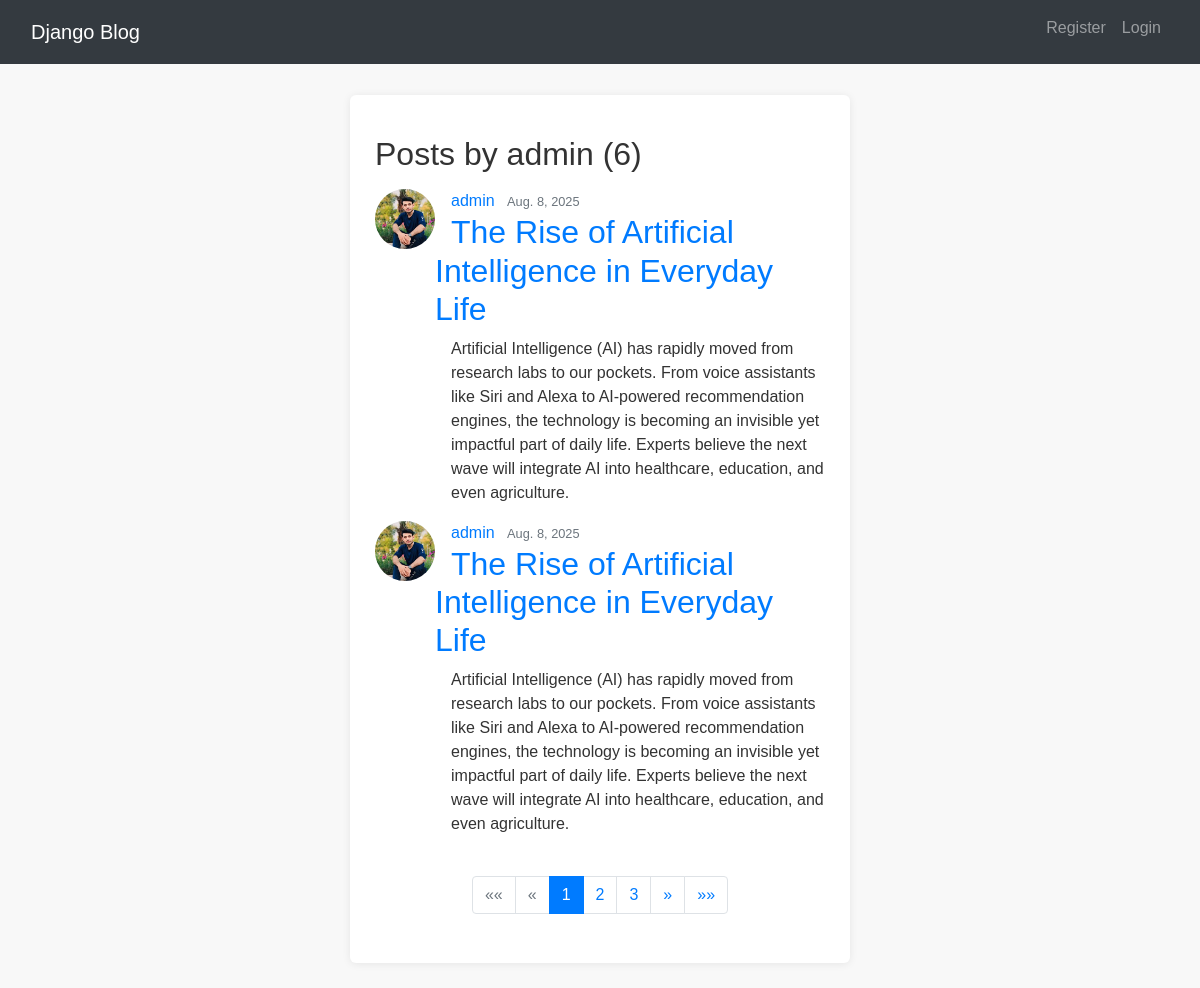
Screenshot of /user/admin with the database file from the repository.
### blog/models.py (models this page shows, shortened)
class post(models.Model):
    title = models.CharField(max_length=200)
    content = models.TextField()
    date_posted = models.DateField(default = timezone.now)
    auther = models.ForeignKey(User, on_delete=models.CASCADE)

### users/models.py (models this page shows, shortened)
class Profile(models.Model):
    user = models.OneToOneField(User,on_delete=models.CASCADE)
    image = models.ImageField(upload_to='profile_pics', default='default.jpg')

### blog/views.py (the view)
# urls.py: path("user/<str:username>",UserPostListView.as_view(), name = "user-posts"),
class UserPostListView(ListView):
    model = post
    template_name = 'blog/user_posts.html'
    context_object_name = 'posts'
    paginate_by = 2
    def get_queryset(self):
        user = get_object_or_404(User, username=self.kwargs.get('username'))
        return post.objects.filter(auther = user).order_by('-date_posted')

### blog/templates/blog/user_posts.html (shortened to what this page needs)
{% extends "blog/base.html" %}
{% block content %}
    <h2 class="mb-3"> Posts by {{ view.kwargs.username}} ({{ page_obj.paginator.count}})</h2>
     {% for post in posts %}
        <article class="media content-section">
            <img class="rounded-circle article-img" style="width: 60px; height: 60px; object-fit: cover;" src="{{ post.auther.profile.image.url }}">
            <div class="media-body">
                <div class="article-metadata">
                    <a class="mr-2 ms-3" href="{% url 'user-posts' post.auther.username %}">{{ post.auther }}</a>
                    <small class="text-muted">{{ post.date_posted }}</small>
                </div>
                <h2><a class="article-title ms-3" href="{% url 'post-detail' post.id %}"> {{ post.title }} </a></h2>
                <p class="article-content ms-3">{{ post.content }}</p>
            </div>
        </article>
    {% endfor %}
    {% if is_paginated %}
    <nav aria-label="Page navigation" class="my-4">
        <ul class="pagination justify-content-center">
            {% if page_obj.has_previous %}
                <li class="page-item">
                    <a class="page-link" href="?page=1" aria-label="First">
                        <span aria-hidden="true">&laquo;&laquo;</span>
                    </a>
                </li>
                <li class="page-item">
                    <a class="page-link" href="?page={{ page_obj.previous_page_number }}" aria-label="Previous">
                        <span aria-hidden="true">&laquo;</span>
                    </a>
                </li>
            {% else %}
                <li class="page-item disabled">
                    <span class="page-link">&laquo;&laquo;</span>
                </li>
                <li class="page-item disabled">
                    <span class="page-link">&laquo;</span>
                </li>
            {% endif %}
            {% for num in page_obj.paginator.page_range %}
                {% if page_obj.number == num %}
                    <li class="page-item active" aria-current="page">
                        <span class="page-link">{{ num }}</span>
                    </li>
                {% elif num > page_obj.number|add:"-3" and num < page_obj.number|add:"3" %}
                    <li class="page-item">
                        <a class="page-link" href="?page={{ num }}">{{ num }}</a>
                    </li>
                {% endif %}
            {% endfor %}
            {% if page_obj.has_next %}
                <li class="page-item">
                    <a class="page-link" href="?page={{ page_obj.next_page_number }}" aria-label="Next">
                        <span aria-hidden="true">&raquo;</span>
                    </a>
                </li>
                <li class="page-item">
                    <a class="page-link" href="?page={{ page_obj.paginator.num_pages }}" aria-label="Last">
                        <span aria-hidden="true">&raquo;&raquo;</span>
                    </a>
                </li>
            {% endif %}
        </ul>
    </nav>
{% endif %}
{% endblock content %}

### blog/static/blog/style.css (style rules this page uses)
body { font-family: 'Arial', sans-serif; line-height: 1.5; color: #333; background-color: #f8f8f8; margin: 0; padding: 15px; }

### rows the page displays
post: auther.profile.image (picture), auther "admin", date_posted "Aug. 8, 2025", title "The Rise of Artificial Intelligence in Everyday Life", content "Artificial Intelligence (AI) has rapidly moved from research labs to our pockets. From voice assistants like Siri and Alexa to AI-powered recommendation engines, the technology is becoming an invisible yet impactful part of daily life. Experts believe the next wave will integrate AI into healthcare, education, and even agriculture."
post: auther.profile.image (picture), auther "admin", date_posted "Aug. 8, 2025", title "The Rise of Artificial Intelligence in Everyday Life", content "Artificial Intelligence (AI) has rapidly moved from research labs to our pockets. From voice assistants like Siri and Alexa to AI-powered recommendation engines, the technology is becoming an invisible yet impactful part of daily life. Experts believe the next wave will integrate AI into healthcare, education, and even agriculture."

### other values shown
{{ view.kwargs.username }} "admin"
{{ page_obj.paginator.count }} "6"
{{ num }} "1"
{{ num }} "2" "3"
